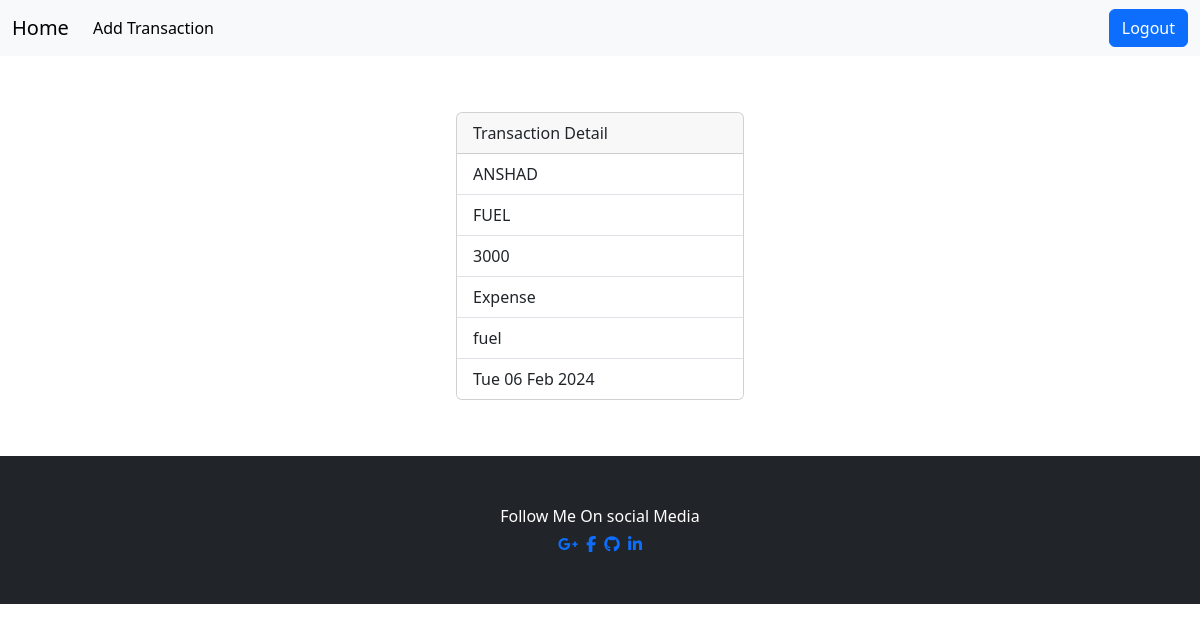
Screenshot of /transactions/7/ (signed in) with the database file from the repository.
### revenue/models.py (models this page shows, shortened)
class Transaction(models.Model):
    title=models.CharField(max_length=200)
    amount=models.PositiveIntegerField()
    options=(
        ("expense","expense"),
        ("income","income")
    )
    type=models.CharField(max_length=200,choices=options,default="expense")
    cat_options=(
        ("fuel","fuel"),
        ("food","food"),
        ("entertainment","entertainment"),
        ("emi","emi"),
        ("bills","bills"),
        ("miscellaneous","miscellaneous")
    )
    category=models.CharField(max_length=200,choices=cat_options,default="miscellaneous")
    created_date=models.DateTimeField(auto_now_add=True,blank=True)
    user=models.ForeignKey(User,on_delete=models.CASCADE)

### revenue/views.py (the view)
# urls.py: path("transactions/<int:pk>/",views.TransactionDetailView.as_view(),name="transaction-detail"),
@method_decorator(decs,name="dispatch")
class TransactionDetailView(View):
    def get(self,request,*args,**kwargs):
        id=kwargs.get("pk")
        qs=Transaction.objects.get(id=id)
        return render(request,"transaction_detail.html",{"data":qs})

### revenue/views.py (called while the page is built)
def signin_required(fn):
    def wrapper(request,*args,**kwargs):
        if not request.user.is_authenticated:
            messages.error(request,"invalid session")
            return redirect("signin")
        else:
            return fn(request,*args,**kwargs)
    return wrapper

### revenue/templates/transaction_detail.html (shortened to what this page needs)
{%extends 'base.html'%}
{%block main_block%}
<div class="container d-flex justify-content-center align-items-center" style="height: 400px;">
  <div class="card" style="width: 18rem;">
      <div class="card-header">
        Transaction Detail
      </div>
      <ul class="list-group list-group-flush">
        <li class="list-group-item">{{data.user|upper}}</li>
        <li class="list-group-item">{{data.title|upper}}</li>
        <li class="list-group-item">{{data.amount}}</li>
        <li class="list-group-item">{{data.type|capfirst}}</li>
        <li class="list-group-item">{{data.category}}</li>
        <li class="list-group-item">{{data.created_date|date:"D d M Y"}}</li>
      </ul>
    </div>
</div>
{%endblock%}

### rows the page displays
Transaction: user "ANSHAD", title "FUEL", amount "3000", type "Expense", category "fuel", created_date "Tue 06 Feb 2024"
